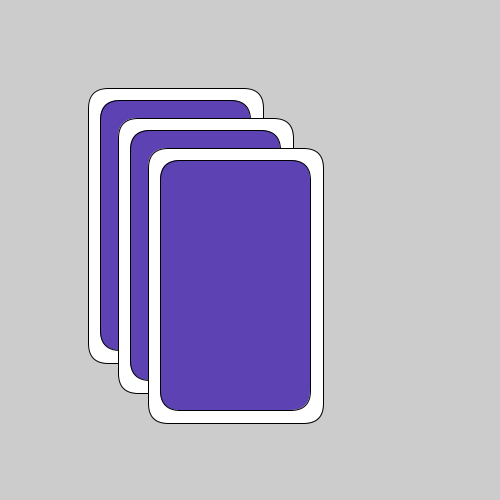
Frame 1 (no input)
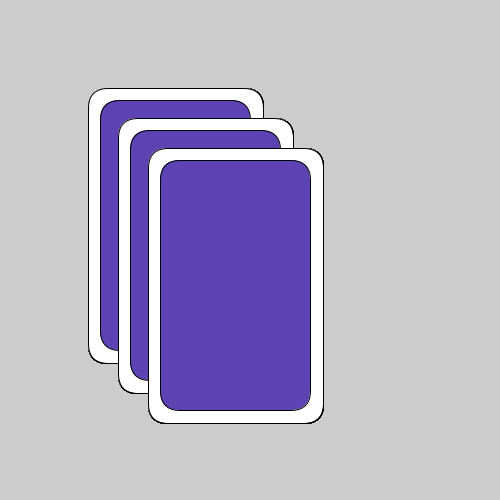
Frame 60 (the mouse pressed at the canvas centre just before this capture)
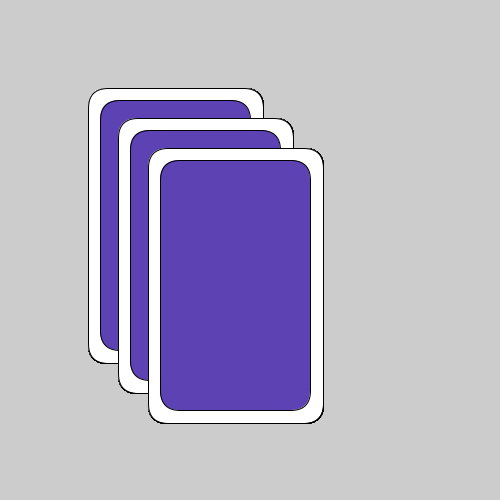
Frame 120 (the mouse held since frame 60 and released just before this capture)

The Processing sketch that drew these frames (run headless with seeded random() and noise(); from frame 60 on, the mouse is pressed at the canvas centre):

// Processing sketch: sketch_three_card
// ── sketch_three_card.pde
void setup(){
  size(500,500);
}
int W=25;
void draw(){
   drawCard(100,100);
   drawCard(130,130);
   drawCard(160,160);
}
void drawCard(int x,int y){
   fill(255);
   rect(x-W/2,y-W/2,150+W,250+W,20);
   fill(#5C42B2);
   rect(x,y,150,250,20);
}
